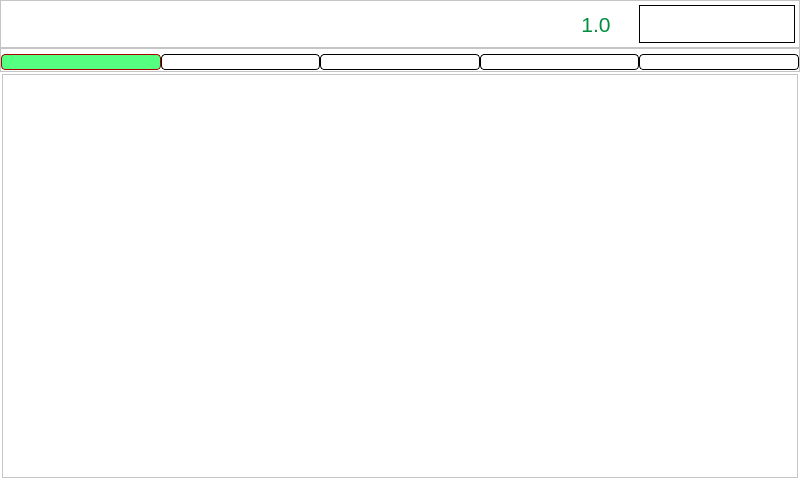
<?xml version="1.0" encoding="UTF-8"?>
<ui version="4.0">
 <class>MainWindow</class>
 <widget class="QMainWindow" name="MainWindow">
  <property name="geometry">
   <rect>
    <x>0</x>
    <y>0</y>
    <width>800</width>
    <height>480</height>
   </rect>
  </property>
  <property name="sizePolicy">
   <sizepolicy hsizetype="Preferred" vsizetype="Preferred">
    <horstretch>0</horstretch>
    <verstretch>0</verstretch>
   </sizepolicy>
  </property>
  <property name="windowTitle">
   <string>MainWindow</string>
  </property>
  <property name="styleSheet">
   <string notr="true">background-color: white;</string>
  </property>
  <widget class="QWidget" name="centralWidget">
   <layout class="QGridLayout" name="gridLayout">
    <property name="leftMargin">
     <number>0</number>
    </property>
    <property name="topMargin">
     <number>0</number>
    </property>
    <property name="rightMargin">
     <number>0</number>
    </property>
    <property name="bottomMargin">
     <number>0</number>
    </property>
    <property name="spacing">
     <number>0</number>
    </property>
    <item row="3" column="0">
     <widget class="QStackedWidget" name="stackedWidget">
      <property name="sizePolicy">
       <sizepolicy hsizetype="Expanding" vsizetype="Expanding">
        <horstretch>0</horstretch>
        <verstretch>0</verstretch>
       </sizepolicy>
      </property>
      <property name="currentIndex">
       <number>1</number>
      </property>
      <widget class="QWidget" name="page_Debug">
       <layout class="QGridLayout" name="gridLayout_4">
        <property name="leftMargin">
         <number>0</number>
        </property>
        <property name="topMargin">
         <number>0</number>
        </property>
        <property name="rightMargin">
         <number>0</number>
        </property>
        <property name="bottomMargin">
         <number>0</number>
        </property>
        <property name="spacing">
         <number>6</number>
        </property>
        <item row="0" column="0">
         <widget class="QTextEdit" name="textEdit">
          <property name="enabled">
           <bool>true</bool>
          </property>
          <property name="styleSheet">
           <string notr="true">background-color: rgb(0, 0, 0);
font: 12pt &quot;MS Shell Dlg 2&quot;;</string>
          </property>
         </widget>
        </item>
        <item row="1" column="0">
         <layout class="QGridLayout" name="gridLayout_2" rowstretch="0,0,0" rowminimumheight="0,0,0" columnminimumwidth="0,0">
          <property name="sizeConstraint">
           <enum>QLayout::SetMaximumSize</enum>
          </property>
          <property name="topMargin">
           <number>0</number>
          </property>
          <property name="spacing">
           <number>8</number>
          </property>
          <item row="1" column="1">
           <widget class="QLineEdit" name="lineEdit_Port">
            <property name="sizePolicy">
             <sizepolicy hsizetype="Expanding" vsizetype="Minimum">
              <horstretch>0</horstretch>
              <verstretch>0</verstretch>
             </sizepolicy>
            </property>
            <property name="text">
             <string/>
            </property>
           </widget>
          </item>
          <item row="1" column="0">
           <widget class="QLabel" name="label_Port">
            <property name="sizePolicy">
             <sizepolicy hsizetype="Minimum" vsizetype="Minimum">
              <horstretch>0</horstretch>
              <verstretch>0</verstretch>
             </sizepolicy>
            </property>
            <property name="font">
             <font>
              <pointsize>15</pointsize>
             </font>
            </property>
            <property name="text">
             <string>Server Port:</string>
            </property>
           </widget>
          </item>
          <item row="0" column="1">
           <widget class="QLineEdit" name="lineEdit_IP">
            <property name="sizePolicy">
             <sizepolicy hsizetype="Expanding" vsizetype="Minimum">
              <horstretch>0</horstretch>
              <verstretch>0</verstretch>
             </sizepolicy>
            </property>
            <property name="text">
             <string/>
            </property>
           </widget>
          </item>
          <item row="0" column="0">
           <widget class="QLabel" name="label_IndIP">
            <property name="sizePolicy">
             <sizepolicy hsizetype="Minimum" vsizetype="Minimum">
              <horstretch>0</horstretch>
              <verstretch>0</verstretch>
             </sizepolicy>
            </property>
            <property name="font">
             <font>
              <pointsize>15</pointsize>
             </font>
            </property>
            <property name="text">
             <string>Server IP:</string>
            </property>
           </widget>
          </item>
          <item row="2" column="0">
           <widget class="QLabel" name="label_Data">
            <property name="sizePolicy">
             <sizepolicy hsizetype="Minimum" vsizetype="Minimum">
              <horstretch>0</horstretch>
              <verstretch>0</verstretch>
             </sizepolicy>
            </property>
            <property name="font">
             <font>
              <pointsize>15</pointsize>
             </font>
            </property>
            <property name="text">
             <string>Data:</string>
            </property>
           </widget>
          </item>
          <item row="2" column="1">
           <widget class="QLineEdit" name="lineEdit_Data">
            <property name="sizePolicy">
             <sizepolicy hsizetype="Expanding" vsizetype="Minimum">
              <horstretch>0</horstretch>
              <verstretch>0</verstretch>
             </sizepolicy>
            </property>
           </widget>
          </item>
         </layout>
        </item>
        <item row="2" column="0">
         <layout class="QGridLayout" name="gridLayout_3" rowminimumheight="50">
          <property name="sizeConstraint">
           <enum>QLayout::SetMinimumSize</enum>
          </property>
          <property name="topMargin">
           <number>0</number>
          </property>
          <property name="spacing">
           <number>0</number>
          </property>
          <item row="0" column="0">
           <widget class="QPushButton" name="pushButton_Connect">
            <property name="sizePolicy">
             <sizepolicy hsizetype="Minimum" vsizetype="Minimum">
              <horstretch>0</horstretch>
              <verstretch>0</verstretch>
             </sizepolicy>
            </property>
            <property name="font">
             <font>
              <pointsize>25</pointsize>
              <weight>75</weight>
              <bold>true</bold>
             </font>
            </property>
            <property name="text">
             <string>Connect</string>
            </property>
           </widget>
          </item>
          <item row="0" column="1">
           <widget class="QPushButton" name="pushButton_Back">
            <property name="sizePolicy">
             <sizepolicy hsizetype="Minimum" vsizetype="Minimum">
              <horstretch>0</horstretch>
              <verstretch>0</verstretch>
             </sizepolicy>
            </property>
            <property name="font">
             <font>
              <pointsize>25</pointsize>
              <weight>75</weight>
              <bold>true</bold>
             </font>
            </property>
            <property name="text">
             <string>Back</string>
            </property>
           </widget>
          </item>
         </layout>
        </item>
       </layout>
      </widget>
      <widget class="QWidget" name="page_App">
       <layout class="QVBoxLayout" name="verticalLayout" stretch="10,90">
        <property name="spacing">
         <number>0</number>
        </property>
        <property name="leftMargin">
         <number>0</number>
        </property>
        <property name="topMargin">
         <number>0</number>
        </property>
        <property name="rightMargin">
         <number>0</number>
        </property>
        <property name="bottomMargin">
         <number>0</number>
        </property>
        <item>
         <widget class="QFrame" name="frameTitolo">
          <property name="frameShape">
           <enum>QFrame::StyledPanel</enum>
          </property>
          <property name="frameShadow">
           <enum>QFrame::Plain</enum>
          </property>
          <property name="lineWidth">
           <number>2</number>
          </property>
          <layout class="QHBoxLayout" name="horizontalLayout" stretch="30,0,40,10,0,20">
           <property name="spacing">
            <number>3</number>
           </property>
           <property name="leftMargin">
            <number>4</number>
           </property>
           <property name="topMargin">
            <number>4</number>
           </property>
           <property name="rightMargin">
            <number>4</number>
           </property>
           <property name="bottomMargin">
            <number>4</number>
           </property>
           <item>
            <widget class="QPushButton" name="pushButton_Logo">
             <property name="sizePolicy">
              <sizepolicy hsizetype="Expanding" vsizetype="Expanding">
               <horstretch>0</horstretch>
               <verstretch>0</verstretch>
              </sizepolicy>
             </property>
             <property name="minimumSize">
              <size>
               <width>1</width>
               <height>1</height>
              </size>
             </property>
             <property name="focusPolicy">
              <enum>Qt::NoFocus</enum>
             </property>
             <property name="styleSheet">
              <string notr="true">QPushButton{
border-width: none;
border-style: solid; 
}
</string>
             </property>
             <property name="text">
              <string/>
             </property>
             <property name="icon">
              <iconset resource="resources.qrc">
               <normaloff>:/Resources/logo.png</normaloff>:/Resources/logo.png</iconset>
             </property>
             <property name="iconSize">
              <size>
               <width>150</width>
               <height>150</height>
              </size>
             </property>
             <property name="flat">
              <bool>false</bool>
             </property>
            </widget>
           </item>
           <item>
            <spacer name="horizontalSpacer">
             <property name="orientation">
              <enum>Qt::Horizontal</enum>
             </property>
             <property name="sizeType">
              <enum>QSizePolicy::MinimumExpanding</enum>
             </property>
             <property name="sizeHint" stdset="0">
              <size>
               <width>1</width>
               <height>20</height>
              </size>
             </property>
            </spacer>
           </item>
           <item>
            <widget class="QPushButton" name="pushButton_ECU">
             <property name="sizePolicy">
              <sizepolicy hsizetype="Expanding" vsizetype="Expanding">
               <horstretch>0</horstretch>
               <verstretch>0</verstretch>
              </sizepolicy>
             </property>
             <property name="minimumSize">
              <size>
               <width>1</width>
               <height>1</height>
              </size>
             </property>
             <property name="focusPolicy">
              <enum>Qt::NoFocus</enum>
             </property>
             <property name="styleSheet">
              <string notr="true">QPushButton{
border-width: none;
border-style: solid; 
}
</string>
             </property>
             <property name="text">
              <string/>
             </property>
             <property name="icon">
              <iconset resource="resources.qrc">
               <normaloff>:/Resources/ecu.png</normaloff>:/Resources/ecu.png</iconset>
             </property>
             <property name="iconSize">
              <size>
               <width>100</width>
               <height>100</height>
              </size>
             </property>
             <property name="flat">
              <bool>false</bool>
             </property>
            </widget>
           </item>
           <item>
            <widget class="QLabel" name="label_Titolo">
             <property name="sizePolicy">
              <sizepolicy hsizetype="Expanding" vsizetype="Preferred">
               <horstretch>0</horstretch>
               <verstretch>0</verstretch>
              </sizepolicy>
             </property>
             <property name="font">
              <font>
               <family>Arial</family>
               <pointsize>16</pointsize>
               <weight>50</weight>
               <bold>false</bold>
              </font>
             </property>
             <property name="styleSheet">
              <string notr="true">color: rgb(0, 141, 63);</string>
             </property>
             <property name="text">
              <string>1.0</string>
             </property>
             <property name="alignment">
              <set>Qt::AlignCenter</set>
             </property>
            </widget>
           </item>
           <item>
            <spacer name="horizontalSpacer_2">
             <property name="orientation">
              <enum>Qt::Horizontal</enum>
             </property>
             <property name="sizeType">
              <enum>QSizePolicy::MinimumExpanding</enum>
             </property>
             <property name="sizeHint" stdset="0">
              <size>
               <width>1</width>
               <height>20</height>
              </size>
             </property>
            </spacer>
           </item>
           <item>
            <widget class="QPushButton" name="pushButton_User">
             <property name="sizePolicy">
              <sizepolicy hsizetype="Expanding" vsizetype="Expanding">
               <horstretch>0</horstretch>
               <verstretch>0</verstretch>
              </sizepolicy>
             </property>
             <property name="minimumSize">
              <size>
               <width>1</width>
               <height>0</height>
              </size>
             </property>
             <property name="styleSheet">
              <string notr="true">QPushButton{
border-width: 1px;
border-style: solid; 
border-color: rgb(0, 0, 0);
}
</string>
             </property>
             <property name="text">
              <string/>
             </property>
             <property name="icon">
              <iconset resource="resources.qrc">
               <normaloff>:/Resources/utente.png</normaloff>:/Resources/utente.png</iconset>
             </property>
             <property name="iconSize">
              <size>
               <width>32</width>
               <height>32</height>
              </size>
             </property>
             <property name="checkable">
              <bool>true</bool>
             </property>
            </widget>
           </item>
          </layout>
         </widget>
        </item>
        <item>
         <widget class="QStackedWidget" name="stackedWidget_Core">
          <property name="currentIndex">
           <number>0</number>
          </property>
          <widget class="QWidget" name="page_Core">
           <layout class="QVBoxLayout" name="verticalLayout_2">
            <property name="spacing">
             <number>0</number>
            </property>
            <property name="leftMargin">
             <number>0</number>
            </property>
            <property name="topMargin">
             <number>0</number>
            </property>
            <property name="rightMargin">
             <number>0</number>
            </property>
            <property name="bottomMargin">
             <number>0</number>
            </property>
            <item>
             <widget class="QFrame" name="frame_Bottoni">
              <property name="frameShape">
               <enum>QFrame::StyledPanel</enum>
              </property>
              <property name="frameShadow">
               <enum>QFrame::Raised</enum>
              </property>
              <layout class="QHBoxLayout" name="horizontalLayout_2">
               <property name="spacing">
                <number>0</number>
               </property>
               <property name="leftMargin">
                <number>0</number>
               </property>
               <property name="topMargin">
                <number>5</number>
               </property>
               <property name="rightMargin">
                <number>0</number>
               </property>
               <property name="bottomMargin">
                <number>1</number>
               </property>
               <item>
                <widget class="QPushButton" name="pushButton_Elenco">
                 <property name="sizePolicy">
                  <sizepolicy hsizetype="Expanding" vsizetype="Minimum">
                   <horstretch>0</horstretch>
                   <verstretch>0</verstretch>
                  </sizepolicy>
                 </property>
                 <property name="styleSheet">
                  <string notr="true">QPushButton{
border-width: 1px;
border-style: solid; 
border-radius: 4px; 
border-color: rgb(0, 0, 0);
}
QPushButton:checked {
border-color: rgb(170, 0, 0);
background-color: rgb(85, 255, 127);
}</string>
                 </property>
                 <property name="text">
                  <string/>
                 </property>
                 <property name="icon">
                  <iconset resource="resources.qrc">
                   <normaloff>:/Resources/elenco1.png</normaloff>:/Resources/elenco1.png</iconset>
                 </property>
                 <property name="iconSize">
                  <size>
                   <width>100</width>
                   <height>100</height>
                  </size>
                 </property>
                 <property name="checkable">
                  <bool>true</bool>
                 </property>
                 <property name="checked">
                  <bool>true</bool>
                 </property>
                 <property name="autoExclusive">
                  <bool>true</bool>
                 </property>
                 <property name="flat">
                  <bool>false</bool>
                 </property>
                </widget>
               </item>
               <item>
                <widget class="QPushButton" name="pushButton_Stato">
                 <property name="enabled">
                  <bool>false</bool>
                 </property>
                 <property name="sizePolicy">
                  <sizepolicy hsizetype="Expanding" vsizetype="Minimum">
                   <horstretch>0</horstretch>
                   <verstretch>0</verstretch>
                  </sizepolicy>
                 </property>
                 <property name="styleSheet">
                  <string notr="true">QPushButton{
border-width: 1px;
border-style: solid; 
border-radius: 4px; 
border-color: rgb(0, 0, 0);
}
QPushButton:checked {
border-color: rgb(170, 0, 0);
background-color: rgb(85, 255, 127);
}</string>
                 </property>
                 <property name="text">
                  <string/>
                 </property>
                 <property name="icon">
                  <iconset resource="resources.qrc">
                   <normaloff>:/Resources/MOTOR.png</normaloff>:/Resources/MOTOR.png</iconset>
                 </property>
                 <property name="iconSize">
                  <size>
                   <width>100</width>
                   <height>100</height>
                  </size>
                 </property>
                 <property name="checkable">
                  <bool>true</bool>
                 </property>
                 <property name="checked">
                  <bool>false</bool>
                 </property>
                 <property name="autoExclusive">
                  <bool>true</bool>
                 </property>
                 <property name="flat">
                  <bool>false</bool>
                 </property>
                </widget>
               </item>
               <item>
                <widget class="QPushButton" name="pushButton_Startec">
                 <property name="enabled">
                  <bool>false</bool>
                 </property>
                 <property name="sizePolicy">
                  <sizepolicy hsizetype="Expanding" vsizetype="Minimum">
                   <horstretch>0</horstretch>
                   <verstretch>0</verstretch>
                  </sizepolicy>
                 </property>
                 <property name="styleSheet">
                  <string notr="true">QPushButton{
border-width: 1px;
border-style: solid; 
border-radius: 4px; 
border-color: rgb(0, 0, 0);
}
QPushButton:checked {
border-color: rgb(170, 0, 0);
background-color: rgb(85, 255, 127);
}</string>
                 </property>
                 <property name="text">
                  <string/>
                 </property>
                 <property name="icon">
                  <iconset resource="resources.qrc">
                   <normaloff>:/Resources/irrigation.png</normaloff>:/Resources/irrigation.png</iconset>
                 </property>
                 <property name="iconSize">
                  <size>
                   <width>100</width>
                   <height>100</height>
                  </size>
                 </property>
                 <property name="checkable">
                  <bool>true</bool>
                 </property>
                 <property name="autoExclusive">
                  <bool>true</bool>
                 </property>
                </widget>
               </item>
               <item>
                <widget class="QPushButton" name="pushButton_Mappa">
                 <property name="enabled">
                  <bool>false</bool>
                 </property>
                 <property name="sizePolicy">
                  <sizepolicy hsizetype="Expanding" vsizetype="Minimum">
                   <horstretch>0</horstretch>
                   <verstretch>0</verstretch>
                  </sizepolicy>
                 </property>
                 <property name="styleSheet">
                  <string notr="true">QPushButton{
border-width: 1px;
border-style: solid; 
border-radius: 4px; 
border-color: rgb(0, 0, 0);
}
QPushButton:checked {
border-color: rgb(170, 0, 0);
background-color: rgb(85, 255, 127);
}</string>
                 </property>
                 <property name="text">
                  <string/>
                 </property>
                 <property name="icon">
                  <iconset resource="resources.qrc">
                   <normaloff>:/Resources/map.png</normaloff>:/Resources/map.png</iconset>
                 </property>
                 <property name="iconSize">
                  <size>
                   <width>100</width>
                   <height>100</height>
                  </size>
                 </property>
                 <property name="checkable">
                  <bool>true</bool>
                 </property>
                 <property name="autoExclusive">
                  <bool>true</bool>
                 </property>
                 <property name="flat">
                  <bool>false</bool>
                 </property>
                </widget>
               </item>
               <item>
                <widget class="QPushButton" name="pushButton_Wifi">
                 <property name="enabled">
                  <bool>false</bool>
                 </property>
                 <property name="sizePolicy">
                  <sizepolicy hsizetype="Expanding" vsizetype="Minimum">
                   <horstretch>0</horstretch>
                   <verstretch>0</verstretch>
                  </sizepolicy>
                 </property>
                 <property name="styleSheet">
                  <string notr="true">QPushButton{
border-width: 1px;
border-style: solid; 
border-radius: 4px; 
border-color: rgb(0, 0, 0);
}
QPushButton:checked {
border-color: rgb(170, 0, 0);
background-color: rgb(85, 255, 127);
}</string>
                 </property>
                 <property name="text">
                  <string/>
                 </property>
                 <property name="icon">
                  <iconset resource="resources.qrc">
                   <normaloff>:/Resources/WiFi.png</normaloff>:/Resources/WiFi.png</iconset>
                 </property>
                 <property name="iconSize">
                  <size>
                   <width>100</width>
                   <height>100</height>
                  </size>
                 </property>
                 <property name="checkable">
                  <bool>true</bool>
                 </property>
                 <property name="autoExclusive">
                  <bool>true</bool>
                 </property>
                 <property name="flat">
                  <bool>false</bool>
                 </property>
                </widget>
               </item>
              </layout>
             </widget>
            </item>
            <item>
             <widget class="QStackedWidget" name="stackedWidget_App">
              <property name="currentIndex">
               <number>0</number>
              </property>
              <widget class="QWidget" name="page_Elenco">
               <layout class="QGridLayout" name="gridLayout_6">
                <property name="leftMargin">
                 <number>2</number>
                </property>
                <property name="topMargin">
                 <number>2</number>
                </property>
                <property name="rightMargin">
                 <number>2</number>
                </property>
                <property name="bottomMargin">
                 <number>2</number>
                </property>
                <property name="spacing">
                 <number>3</number>
                </property>
                <item row="0" column="0">
                 <widget class="QListWidget" name="listWidget_ECU">
                  <property name="minimumSize">
                   <size>
                    <width>0</width>
                    <height>0</height>
                   </size>
                  </property>
                  <property name="styleSheet">
                   <string notr="true">QListWidget::item{
border-width: 1px;
border-style: solid; 
border-color: rgb(0, 0, 0);
}</string>
                  </property>
                  <property name="verticalScrollBarPolicy">
                   <enum>Qt::ScrollBarAlwaysOff</enum>
                  </property>
                  <property name="horizontalScrollBarPolicy">
                   <enum>Qt::ScrollBarAlwaysOff</enum>
                  </property>
                  <property name="verticalScrollMode">
                   <enum>QAbstractItemView::ScrollPerPixel</enum>
                  </property>
                 </widget>
                </item>
               </layout>
              </widget>
              <widget class="QWidget" name="page_Stato">
               <layout class="QGridLayout" name="gridLayout_7">
                <property name="leftMargin">
                 <number>2</number>
                </property>
                <property name="topMargin">
                 <number>2</number>
                </property>
                <property name="rightMargin">
                 <number>2</number>
                </property>
                <property name="bottomMargin">
                 <number>2</number>
                </property>
                <property name="spacing">
                 <number>3</number>
                </property>
                <item row="0" column="0">
                 <widget class="WidgetStato" name="W_Stato" native="true"/>
                </item>
               </layout>
              </widget>
              <widget class="QWidget" name="page_Startec">
               <layout class="QGridLayout" name="gridLayout_8">
                <property name="leftMargin">
                 <number>2</number>
                </property>
                <property name="topMargin">
                 <number>2</number>
                </property>
                <property name="rightMargin">
                 <number>2</number>
                </property>
                <property name="bottomMargin">
                 <number>2</number>
                </property>
                <property name="spacing">
                 <number>3</number>
                </property>
               </layout>
              </widget>
              <widget class="QWidget" name="page_Mappa">
               <layout class="QGridLayout" name="gridLayout_9">
                <property name="leftMargin">
                 <number>2</number>
                </property>
                <property name="topMargin">
                 <number>2</number>
                </property>
                <property name="rightMargin">
                 <number>2</number>
                </property>
                <property name="bottomMargin">
                 <number>2</number>
                </property>
                <property name="spacing">
                 <number>3</number>
                </property>
                <item row="0" column="0">
                 <widget class="QFrame" name="frame_Mappa">
                  <property name="frameShape">
                   <enum>QFrame::StyledPanel</enum>
                  </property>
                  <property name="frameShadow">
                   <enum>QFrame::Raised</enum>
                  </property>
                 </widget>
                </item>
               </layout>
              </widget>
              <widget class="QWidget" name="page_Wifi"/>
              <widget class="QWidget" name="page_Error">
               <layout class="QVBoxLayout" name="verticalLayout_3" stretch="20,30,10,10,30">
                <item>
                 <spacer name="verticalSpacer_6">
                  <property name="orientation">
                   <enum>Qt::Vertical</enum>
                  </property>
                  <property name="sizeHint" stdset="0">
                   <size>
                    <width>20</width>
                    <height>40</height>
                   </size>
                  </property>
                 </spacer>
                </item>
                <item>
                 <widget class="QPushButton" name="pushButton_Error">
                  <property name="enabled">
                   <bool>true</bool>
                  </property>
                  <property name="sizePolicy">
                   <sizepolicy hsizetype="Expanding" vsizetype="Minimum">
                    <horstretch>0</horstretch>
                    <verstretch>0</verstretch>
                   </sizepolicy>
                  </property>
                  <property name="styleSheet">
                   <string notr="true">QPushButton{
border-width: none;
border-style: solid; 
}
</string>
                  </property>
                  <property name="text">
                   <string/>
                  </property>
                  <property name="icon">
                   <iconset resource="resources.qrc">
                    <normaloff>:/Resources/error.png</normaloff>:/Resources/error.png</iconset>
                  </property>
                  <property name="iconSize">
                   <size>
                    <width>100</width>
                    <height>100</height>
                   </size>
                  </property>
                  <property name="checkable">
                   <bool>true</bool>
                  </property>
                  <property name="checked">
                   <bool>false</bool>
                  </property>
                  <property name="autoExclusive">
                   <bool>true</bool>
                  </property>
                  <property name="flat">
                   <bool>false</bool>
                  </property>
                 </widget>
                </item>
                <item>
                 <spacer name="verticalSpacer_8">
                  <property name="orientation">
                   <enum>Qt::Vertical</enum>
                  </property>
                  <property name="sizeHint" stdset="0">
                   <size>
                    <width>20</width>
                    <height>40</height>
                   </size>
                  </property>
                 </spacer>
                </item>
                <item>
                 <widget class="QLabel" name="label_Error">
                  <property name="font">
                   <font>
                    <pointsize>26</pointsize>
                    <weight>75</weight>
                    <bold>true</bold>
                   </font>
                  </property>
                  <property name="styleSheet">
                   <string notr="true">color: red;</string>
                  </property>
                  <property name="text">
                   <string>Connection Error</string>
                  </property>
                  <property name="alignment">
                   <set>Qt::AlignCenter</set>
                  </property>
                 </widget>
                </item>
                <item>
                 <spacer name="verticalSpacer_7">
                  <property name="orientation">
                   <enum>Qt::Vertical</enum>
                  </property>
                  <property name="sizeHint" stdset="0">
                   <size>
                    <width>20</width>
                    <height>40</height>
                   </size>
                  </property>
                 </spacer>
                </item>
               </layout>
              </widget>
             </widget>
            </item>
           </layout>
          </widget>
          <widget class="QWidget" name="page_Login">
           <layout class="QGridLayout" name="gridLayout_5">
            <item row="4" column="1">
             <spacer name="verticalSpacer_3">
              <property name="orientation">
               <enum>Qt::Vertical</enum>
              </property>
              <property name="sizeHint" stdset="0">
               <size>
                <width>20</width>
                <height>40</height>
               </size>
              </property>
             </spacer>
            </item>
            <item row="3" column="2">
             <widget class="QLineEdit" name="lineEdit_Password">
              <property name="sizePolicy">
               <sizepolicy hsizetype="Expanding" vsizetype="Preferred">
                <horstretch>0</horstretch>
                <verstretch>0</verstretch>
               </sizepolicy>
              </property>
              <property name="minimumSize">
               <size>
                <width>0</width>
                <height>0</height>
               </size>
              </property>
              <property name="maximumSize">
               <size>
                <width>16777215</width>
                <height>1000</height>
               </size>
              </property>
              <property name="font">
               <font>
                <weight>75</weight>
                <bold>true</bold>
               </font>
              </property>
              <property name="styleSheet">
               <string notr="true">QLineEdit{
border-width: 1px;
border-style: solid; 
border-radius: 8px; 
border-color: rgb(0, 0, 0);
}</string>
              </property>
             </widget>
            </item>
            <item row="1" column="2">
             <widget class="QLineEdit" name="lineEdit_Username">
              <property name="sizePolicy">
               <sizepolicy hsizetype="Expanding" vsizetype="Preferred">
                <horstretch>0</horstretch>
                <verstretch>0</verstretch>
               </sizepolicy>
              </property>
              <property name="minimumSize">
               <size>
                <width>0</width>
                <height>0</height>
               </size>
              </property>
              <property name="maximumSize">
               <size>
                <width>16777215</width>
                <height>1000</height>
               </size>
              </property>
              <property name="font">
               <font>
                <weight>75</weight>
                <bold>true</bold>
               </font>
              </property>
              <property name="styleSheet">
               <string notr="true">QLineEdit{
border-width: 1px;
border-style: solid; 
border-radius: 8px; 
border-color: rgb(0, 0, 0);
}</string>
              </property>
             </widget>
            </item>
            <item row="2" column="1">
             <spacer name="verticalSpacer_2">
              <property name="orientation">
               <enum>Qt::Vertical</enum>
              </property>
              <property name="sizeHint" stdset="0">
               <size>
                <width>20</width>
                <height>40</height>
               </size>
              </property>
             </spacer>
            </item>
            <item row="5" column="1" colspan="2">
             <widget class="QLabel" name="label_errore_credenziali">
              <property name="font">
               <font>
                <pointsize>22</pointsize>
                <weight>75</weight>
                <bold>true</bold>
               </font>
              </property>
              <property name="styleSheet">
               <string notr="true">color: rgb(255, 85, 127);</string>
              </property>
              <property name="text">
               <string/>
              </property>
              <property name="alignment">
               <set>Qt::AlignCenter</set>
              </property>
             </widget>
            </item>
            <item row="1" column="1">
             <widget class="QLabel" name="label_Username">
              <property name="font">
               <font>
                <pointsize>22</pointsize>
               </font>
              </property>
              <property name="text">
               <string>Username:     </string>
              </property>
             </widget>
            </item>
            <item row="7" column="1" colspan="2">
             <widget class="QPushButton" name="pushButton_Login">
              <property name="sizePolicy">
               <sizepolicy hsizetype="Minimum" vsizetype="Expanding">
                <horstretch>0</horstretch>
                <verstretch>0</verstretch>
               </sizepolicy>
              </property>
              <property name="minimumSize">
               <size>
                <width>0</width>
                <height>0</height>
               </size>
              </property>
              <property name="maximumSize">
               <size>
                <width>16777215</width>
                <height>1000</height>
               </size>
              </property>
              <property name="font">
               <font>
                <weight>75</weight>
                <bold>true</bold>
               </font>
              </property>
              <property name="styleSheet">
               <string notr="true">QPushButton{
border-width: 1px;
border-style: solid; 
border-radius: 8px; 
border-color: rgb(0, 0, 0);
	background-color: qradialgradient(spread:pad, cx:0.5, cy:0.5, radius:0.852, fx:0.5, fy:0.5, stop:0 rgba(85, 170, 255, 255), stop:1 rgba(255, 255, 255, 255));
}</string>
              </property>
              <property name="text">
               <string>LOGIN</string>
              </property>
             </widget>
            </item>
            <item row="6" column="1">
             <spacer name="verticalSpacer_4">
              <property name="orientation">
               <enum>Qt::Vertical</enum>
              </property>
              <property name="sizeHint" stdset="0">
               <size>
                <width>20</width>
                <height>40</height>
               </size>
              </property>
             </spacer>
            </item>
            <item row="4" column="0">
             <spacer name="horizontalSpacer_3">
              <property name="orientation">
               <enum>Qt::Horizontal</enum>
              </property>
              <property name="sizeHint" stdset="0">
               <size>
                <width>40</width>
                <height>20</height>
               </size>
              </property>
             </spacer>
            </item>
            <item row="8" column="1">
             <spacer name="verticalSpacer_5">
              <property name="orientation">
               <enum>Qt::Vertical</enum>
              </property>
              <property name="sizeHint" stdset="0">
               <size>
                <width>20</width>
                <height>40</height>
               </size>
              </property>
             </spacer>
            </item>
            <item row="0" column="1">
             <spacer name="verticalSpacer">
              <property name="orientation">
               <enum>Qt::Vertical</enum>
              </property>
              <property name="sizeHint" stdset="0">
               <size>
                <width>20</width>
                <height>40</height>
               </size>
              </property>
             </spacer>
            </item>
            <item row="3" column="1">
             <widget class="QLabel" name="label_Password">
              <property name="font">
               <font>
                <pointsize>22</pointsize>
               </font>
              </property>
              <property name="text">
               <string>Password: </string>
              </property>
             </widget>
            </item>
            <item row="4" column="3">
             <spacer name="horizontalSpacer_4">
              <property name="orientation">
               <enum>Qt::Horizontal</enum>
              </property>
              <property name="sizeHint" stdset="0">
               <size>
                <width>40</width>
                <height>20</height>
               </size>
              </property>
             </spacer>
            </item>
           </layout>
          </widget>
         </widget>
        </item>
       </layout>
      </widget>
     </widget>
    </item>
   </layout>
  </widget>
 </widget>
 <layoutdefault spacing="6" margin="11"/>
 <customwidgets>
  <customwidget>
   <class>WidgetStato</class>
   <extends>QWidget</extends>
   <header>widget_stato.h</header>
   <container>1</container>
  </customwidget>
 </customwidgets>
 <resources>
  <include location="resources.qrc"/>
 </resources>
 <connections/>
</ui>
